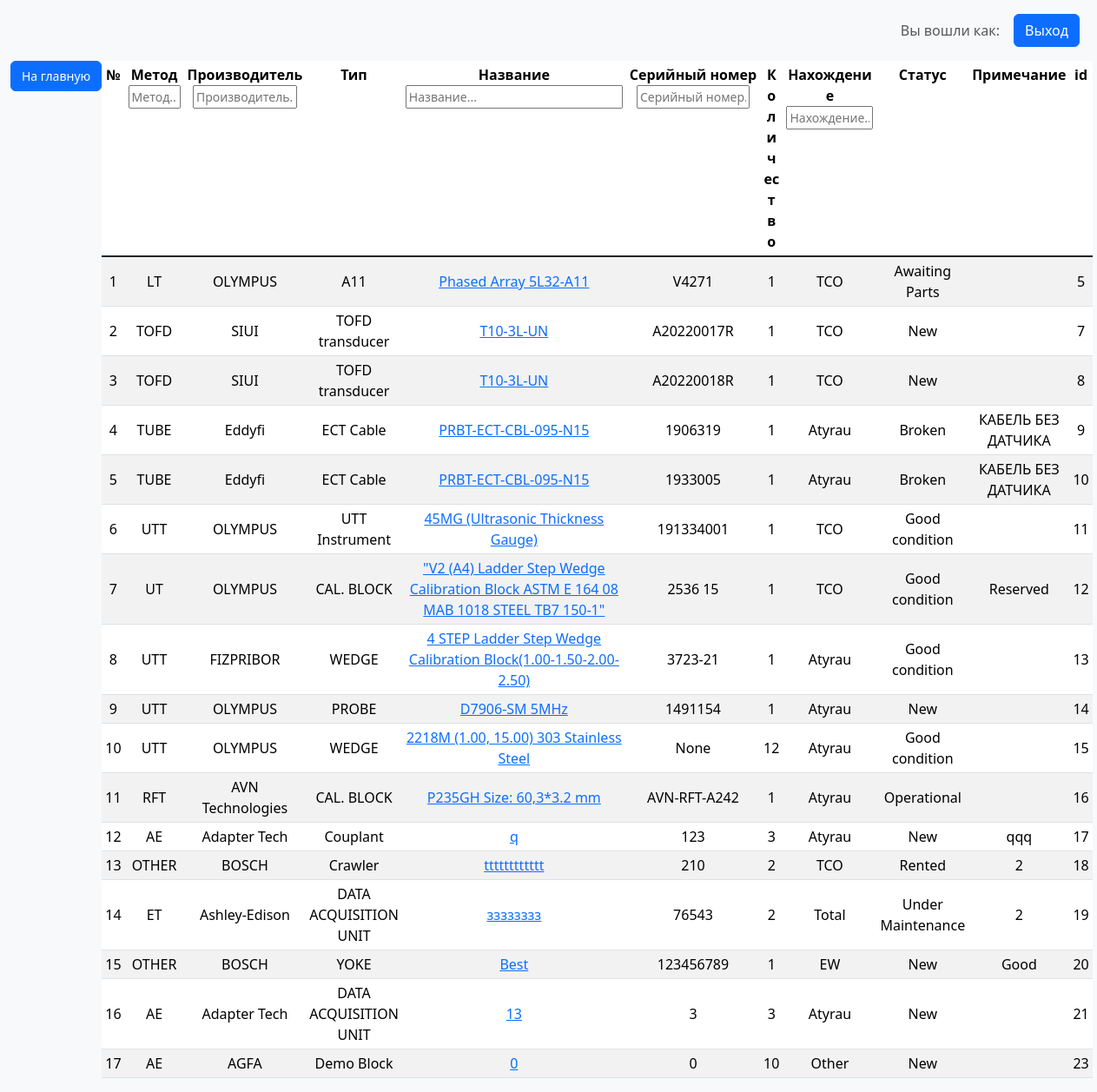
Screenshot of /choice_unit_edit/ with the database file from the repository.
### catalog/models.py (models this page shows, shortened)
class Unit(models.Model):
    method = models.ForeignKey(
        'MethodNdt',
        on_delete=models.CASCADE,
        help_text='Выберите метод контроля',
        verbose_name='Метод контроля',
    )
    type = models.ForeignKey(
        'Type',
        on_delete=models.CASCADE,
        max_length=30,
        verbose_name="Тип оборудования",
    )
    manufacturer = models.ForeignKey(
        'Manufacturer',
        on_delete=models.CASCADE,
        max_length=30,
        verbose_name="Производитель оборудования",
    )
    status = models.ForeignKey(
        'Status',
        on_delete=models.CASCADE,
        help_text='Выберите статус оборудования',
        verbose_name='Статус',
    )
    location = models.ForeignKey(
        'Location',
        on_delete=models.CASCADE,
        help_text='Выберите месторасположение оборудования',
        verbose_name='Месторасположение',
    )
    equipment_name = models.CharField(
        max_length=200,
        verbose_name="Название оборудования",
        null=True,
        blank=True
    )
    equipment_serial_number = models.CharField(
        max_length=50,
        verbose_name="Серийный номер",
        null=True,
        blank=True
    )
    total = models.IntegerField(
        verbose_name="Количество"
    )
    notes = models.CharField(
        max_length=200,
        verbose_name="Примечание",
        blank=True,
        default=''
    )

class MethodNdt(models.Model):
    name = models.CharField(
        max_length=5,
        help_text="Введите метод контроля",
        verbose_name="Метод контроля",
        null=True,
        blank=True,
    )
    def __str__(self):
        return self.name

class Manufacturer(models.Model):
    name = models.CharField(
        max_length=50,
        help_text="Введите производителя оборудования",
        verbose_name="Производитель",
        null=True,
        blank=True
    )
    def __str__(self):
        return self.name

class Type(models.Model):
    name = models.CharField(
        max_length=30,
        help_text="Введите тип оборудования",
        verbose_name="Тип",
        null=True,
        blank=True
    )
    def __str__(self):
        return self.name

class Location(models.Model):
    name = models.CharField(
        max_length=10,
        help_text="Введите месторасположение оборудования",
        verbose_name="Месторасположение"
    )
    def __str__(self):
        return self.name

class Status(models.Model):
    name = models.CharField(
        max_length=30,
        help_text="Введите статус оборудования",
        verbose_name="Статус оборудования",
        null=True,
        blank=True,
    )
    def __str__(self):
        return self.name

### catalog/views.py (the view)
# urls.py: path('choice_unit_edit/', views.choice_unit_edit, name='choice_unit_edit'),
def choice_unit_edit(request):
    context_filter_method = MethodNdt.objects.all()
    context_filter_location = Location.objects.all()
    context_filter_status = Status.objects.all()
    unit_list = Unit.objects.all()
    return render(request, 'catalog/choice_unit_edit.html', {
        'context_filter_method': context_filter_method,
        'context_filter_location': context_filter_location,
        'context_filter_status': context_filter_status,
        'unit_list': unit_list,
    })

### catalog/templates/catalog/choice_unit_edit.html (shortened to what this page needs)
<!DOCTYPE html>
<html lang="en">
<head>
    <link rel="stylesheet" href="https://cdn.jsdelivr.net/npm/bootstrap@5.3.3/dist/css/bootstrap.min.css">
    {% load static %}
    <link rel="stylesheet" href="{% static 'css/styles.css' %}">
    {% block head %}
    <div class="container-fluid">
        <nav class="navbar navbar-expand-lg bg-body-tertiary justify-content-end">
            <div class="grid gap-3 nav-item list-inline">
                <div class="p-2 g-col-6">
                    <span class="navbar-text">
                        Вы вошли как:
                    </span>
                </div>
            </div>
            <div class="p-2 g-col-6 ">
                <a class="btn btn-primary" href="/logout" role="button">Выход</a>
            </div>
        </nav>
    </div>
    {% endblock %}
</head>
<body style="background: #f8f9fa">
{% load crispy_forms_tags %}
<div class="container-fluid">
    <div class="row">
        <div class="col-sm-1">
            {% block sidebar-nav %}
            {% block filter %}
            <a class="btn btn-primary" href="{% url 'home' %}" type="button" data-bs-target="#staticBackdrop"
               aria-controls="staticBackdrop" style="position: fixed !important; font-size: 14px;">
                На главную</a>
            {% endblock %}
            {% endblock %}
        </div>
        <div class="col-sm-11">
            {% block content %}
            <table class="table table-striped table-sm align-middle" id="myTable">
                <thead style="position: sticky; top: 0; text-align: center" class="align-top">
                <tr>
                    <th scope="col">№</th>
                    <th scope="col">
                        Метод
                        <br>
                        <input type="text" id="hot_searching_method" onkeyup="HotSearching()"
                               style="width: 60px; font-size: 14px;" placeholder="Метод..."
                               title="Введите название метода контроля">
                    </th>
                    <th scope="col">
                        Производитель
                        <br>
                        <input type="text" id="hot_searching_manufacture" onkeyup="HotSearching()"
                               style="width: 120px; font-size: 14px;" placeholder="Производитель..."
                               title="Введите название производителя">
                    </th>
                    <th scope="col">Тип</th>
                    <th scope="col">
                        Название
                        <br>
                        <input type="text" id="hot_searching_name" onkeyup="HotSearching()"
                               style="width: 250px; font-size: 14px;" placeholder="Название..."
                               title="Введите название оборудования">
                    </th>
                    <th scope="col" class="text-nowrap">
                        Серийный номер
                        <br>
                        <input type="text" id="hot_searching_serial" onkeyup="HotSearching()"
                               style="width: 130px; font-size: 14px;" placeholder="Серийный номер..."
                               title="Введите серийный номер оборудования">
                    </th>
                    <th scope="col" class="text-break">Количество</th>
                    <th scope="col" class="text-break">
                        Нахождение
                        <br>
                        <input type="text" id="hot_searching_location" onkeyup="HotSearching()"
                               style="width: 100px; font-size: 14px;" placeholder="Нахождение..."
                               title="Введите месторасположение оборудования">
                    </th>
                    <th scope="col">Статус</th>
                    <th scope="col">Примечание</th>
                    <th scope="col">id</th>
                </tr>
                </thead>
                <tbody class="table-group-divider" style="text-align: center">
                {% for unit in unit_list %}
                <tr>
                    <td style="width: 30px;">{{forloop.counter}}</td>
                    <td style="width: 50px;">{{unit.method}}</td>
                    <td style="width: 100px;">{{unit.manufacturer}}</td>
                    <td style="width: 100px;">{{unit.type}}</td>
                    <td style="width: 200px;"><a href="{% url 'unit_edit' unit.id %}">{{unit.equipment_name}}</a></td>
                    <td style="width: 130px;">{{unit.equipment_serial_number}}</td>
                    <td style="width: 50px;">{{unit.total}}</td>
                    <td style="width: 100px;">{{unit.location}}</td>
                    <td style="width: 100px;">{{unit.status}}</td>
                    <td style="width: 100px;">{{unit.notes}}</td>
                    <td style="width: 50px;">{{unit.id}}</td>
                </tr>
                {% endfor %}
                </tbody>
            </table>
            {% endblock %}
        </div>
    </div>
</div>
</body>
</html></title>
</head>
<body>
</body>
</html>

### rows the page displays
Unit: method "LT", manufacturer "OLYMPUS", type "A11", equipment_name "Phased Array 5L32-A11", equipment_serial_number "V4271", total "1", location "TCO", status "Awaiting Parts", id "5"
Unit: method "TOFD", manufacturer "SIUI", type "TOFD transducer", equipment_name "T10-3L-UN", equipment_serial_number "A20220017R", total "1", location "TCO", status "New", id "7"
Unit: method "TOFD", manufacturer "SIUI", type "TOFD transducer", equipment_name "T10-3L-UN", equipment_serial_number "A20220018R", total "1", location "TCO", status "New", id "8"
Unit: method "TUBE", manufacturer "Eddyfi", type "ECT Cable", equipment_name "PRBT-ECT-CBL-095-N15", equipment_serial_number "1906319", total "1", location "Atyrau", status "Broken", notes "КАБЕЛЬ БЕЗ ДАТЧИКА", id "9"
Unit: method "TUBE", manufacturer "Eddyfi", type "ECT Cable", equipment_name "PRBT-ECT-CBL-095-N15", equipment_serial_number "1933005", total "1", location "Atyrau", status "Broken", notes "КАБЕЛЬ БЕЗ ДАТЧИКА", id "10"
Unit: method "UTT", manufacturer "OLYMPUS", type "UTT Instrument", equipment_name "45MG (Ultrasonic Thickness Gauge)", equipment_serial_number "191334001", total "1", location "TCO", status "Good condition", id "11"
Unit: method "UT", manufacturer "OLYMPUS", type "CAL. BLOCK", equipment_name "\"V2 (A4) Ladder Step Wedge Calibration Block ASTM E 164 08 MAB 1018 STEEL TB7 150-1\"", equipment_serial_number "2536 15", total "1", location "TCO", status "Good condition", notes "Reserved", id "12"
Unit: method "UTT", manufacturer "FIZPRIBOR", type "WEDGE", equipment_name "4 STEP Ladder Step Wedge Calibration Block(1.00-1.50-2.00-2.50)", equipment_serial_number "3723-21", total "1", location "Atyrau", status "Good condition", id "13"
Unit: method "UTT", manufacturer "OLYMPUS", type "PROBE", equipment_name "D7906-SM 5MHz", equipment_serial_number "1491154", total "1", location "Atyrau", status "New", id "14"
Unit: method "UTT", manufacturer "OLYMPUS", type "WEDGE", equipment_name "2218M (1.00, 15.00) 303 Stainless Steel", equipment_serial_number "None", total "12", location "Atyrau", status "Good condition", id "15"
Unit: method "RFT", manufacturer "AVN Technologies", type "CAL. BLOCK", equipment_name "P235GH Size: 60,3*3.2 mm", equipment_serial_number "AVN-RFT-A242", total "1", location "Atyrau", status "Operational", id "16"
Unit: method "AE", manufacturer "Adapter Tech", type "Couplant", equipment_name "q", equipment_serial_number "123", total "3", location "Atyrau", status "New", notes "qqq", id "17"
Unit: method "OTHER", manufacturer "BOSCH", type "Crawler", equipment_name "tttttttttttt", equipment_serial_number "210", total "2", location "TCO", status "Rented", notes "2", id "18"
Unit: method "ET", manufacturer "Ashley-Edison", type "DATA ACQUISITION UNIT", equipment_name "зззззззз", equipment_serial_number "76543", total "2", location "Total", status "Under Maintenance", notes "2", id "19"
Unit: method "OTHER", manufacturer "BOSCH", type "YOKE", equipment_name "Best", equipment_serial_number "123456789", total "1", location "EW", status "New", notes "Good", id "20"
Unit: method "AE", manufacturer "Adapter Tech", type "DATA ACQUISITION UNIT", equipment_name "13", equipment_serial_number "3", total "3", location "Atyrau", status "New", id "21"
Unit: method "AE", manufacturer "AGFA", type "Demo Block", equipment_name "0", equipment_serial_number "0", total "10", location "Other", status "New", id "23"
